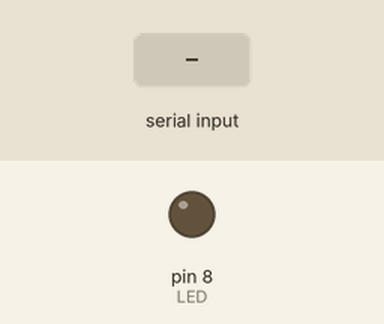
A sketch run on a simulated Arduino Uno, built with avr-gcc and run on an emulated ATmega328P. Parts: output pins drawn as LEDs (lit = HIGH). Dashed ring = blinking. Inputs (shaded band) come from the test bench.

Above: at 1.2 s.
1.3 s: "2" received over the second serial link
At 1.93 s:
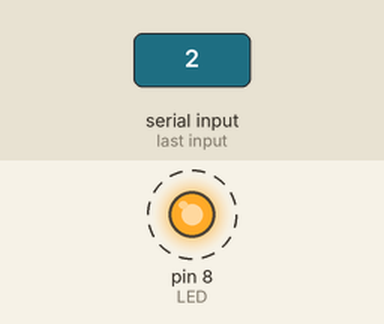
4.3 s: "3" received over the second serial link
At 4.64 s:
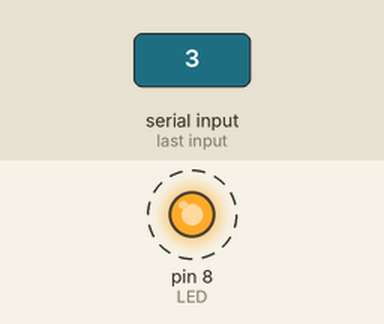
Timing chart, 0 to 7.9 s (numbered marks = the images above; inputs shaded):
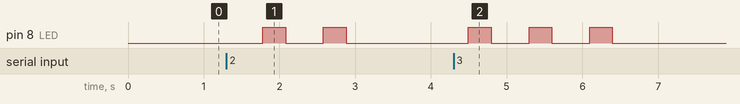

Measured:
- after the input at 1.3 s, pin 8 (LED): alternates HIGH for 0.30 s and LOW for 0.50 s, 4 changes in all, then stays LOW, starting after 0.48 s
- after the input at 4.3 s, pin 8 (LED): alternates HIGH for 0.30 s and LOW for 0.50 s, 6 changes in all, then stays LOW, starting after 0.20 s

The sketch:

interface.ino
```cpp
#include <SoftwareSerial.h>


const int rx = 0;  //Andiamo ad assegnare al pin 2 l’indirizzo di ricezione dati (e lo colleghiamo al pin TXD del modulo)
const int tx = 1;  //Assegnamo invece al pin 3 l’indirizzo di trasmissione dati (collegandolo al pin RXD del nostro componente
char c=0;
int LED=8;
SoftwareSerial mySerial(rx, tx);

void setup(){
pinMode(LED,OUTPUT);
mySerial.begin(9600);
delay(50);
}

void loop(){
  mySerial.print('communication has started');
  mySerial.println();
  delay(50);
if (mySerial.available()>0){
  c = mySerial.read();
  if (c== '1'){                //LED blinks one time
   digitalWrite(LED,HIGH);  //LED on for 300ms
   delay(300);
   digitalWrite(LED,LOW);   //LED turns off
   delay(500);
  }
  if(c=='2'){                 //LED blinks two times
    digitalWrite(LED,HIGH); //LED on for 300ms
   delay(300);
   digitalWrite(LED,LOW);   //LED turns off
   delay(500);
   digitalWrite(LED,HIGH);  //LED on for 300ms
   delay(300);
   digitalWrite(LED,LOW);   //LED turns off
   delay(500);
  }
   if(c=='3'){                //LED blinks three times
    digitalWrite(LED,HIGH); //LED on for 300ms
   delay(300);
   digitalWrite(LED,LOW);   //LED turns off
   delay(500);
   digitalWrite(LED,HIGH);  //LED on for 300ms
   delay(300);
   digitalWrite(LED,LOW);   //LED turns off
   delay(500);
   digitalWrite(LED,HIGH); //LED on for 300ms
   delay(300);
   digitalWrite(LED,LOW);//LED turns off
   delay(500);
  }
}delay(500);
}
```
